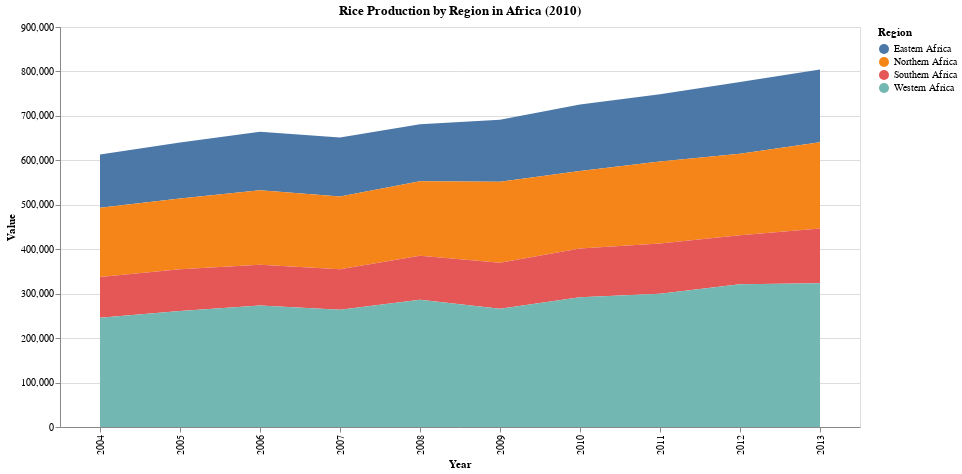

Notebook code for this chart:
### Markdown cell above
**Rice Production by Region in Africa (2010)**

### Code cell
# Aggregate the data by Region and Year
region_yearly_production = merged_df.groupby(['Region', 'Year'])['Value'].sum().reset_index()

# Create the area chart with Altair
chart = alt.Chart(region_yearly_production).mark_area().encode(
    x='Year:O',
    y='Value:Q',
    color='Region:N',
    tooltip=['Region', 'Year', 'Value']
).properties(
    title='Rice Production by Region in Africa (2010)',
    width=800,
    height=400
)

# Display the chart
chart.display()

### Figure 1 — Vega-Lite specification as saved in the notebook (floating-point values rounded to 4 significant figures)
{"config": {"view": {"continuousWidth": 300, "continuousHeight": 300}}, "data": {"name": "data-afd5252ea3e51350af700b48d5592172"}, "mark": {"type": "area"}, "encoding": {"color": {"field": "Region", "type": "nominal"}, "tooltip": [{"field": "Region", "type": "nominal"}, {"field": "Year", "type": "quantitative"}, {"field": "Value", "type": "quantitative"}], "x": {"field": "Year", "type": "ordinal"}, "y": {"field": "Value", "type": "quantitative"}}, "height": 400, "title": "Rice Production by Region in Africa (2010)", "width": 800, "$schema": "https://vega.github.io/schema/vega-lite/v5.17.0.json", "datasets": {"data-afd5252ea3e51350af700b48d5592172": [{"Region": "Eastern Africa", "Year": 2004, "Value": 119315}, {"Region": "Eastern Africa", "Year": 2005, "Value": 126158}, {"Region": "Eastern Africa", "Year": 2006, "Value": 131685}, {"Region": "Eastern Africa", "Year": 2007, "Value": 132835}, {"Region": "Eastern Africa", "Year": 2008, "Value": 127999}, {"Region": "Eastern Africa", "Year": 2009, "Value": 139706}, {"Region": "Eastern Africa", "Year": 2010, "Value": 149634}, {"Region": "Eastern Africa", "Year": 2011, "Value": 151277}, {"Region": "Eastern Africa", "Year": 2012, "Value": 161001}, {"Region": "Eastern Africa", "Year": 2013, "Value": 163490}, {"Region": "Northern Africa", "Year": 2004, "Value": 155918}, {"Region": "Northern Africa", "Year": 2005, "Value": 159047}, {"Region": "Northern Africa", "Year": 2006, "Value": 167724}, {"Region": "Northern Africa", "Year": 2007, "Value": 163201}, {"Region": "Northern Africa", "Year": 2008, "Value": 167582}, {"Region": "Northern Africa", "Year": 2009, "Value": 182058}, {"Region": "Northern Africa", "Year": 2010, "Value": 174712}, {"Region": "Northern Africa", "Year": 2011, "Value": 184182}, {"Region": "Northern Africa", "Year": 2012, "Value": 183463}, {"Region": "Northern Africa", "Year": 2013, "Value": 194379}, {"Region": "Southern Africa", "Year": 2004, "Value": 92081}, {"Region": "Southern Africa", "Year": 2005, "Value": 94295}, {"Region": "Southern Africa", "Year": 2006, "Value": 91463}, {"Region": "Southern Africa", "Year": 2007, "Value": 91396}, {"Region": "Southern Africa", "Year": 2008, "Value": 99125}, {"Region": "Southern Africa", "Year": 2009, "Value": 103877}, {"Region": "Southern Africa", "Year": 2010, "Value": 109432}, {"Region": "Southern Africa", "Year": 2011, "Value": 113380}, {"Region": "Southern Africa", "Year": 2012, "Value": 110568}, {"Region": "Southern Africa", "Year": 2013, "Value": 123164}, {"Region": "Western Africa", "Year": 2004, "Value": 245565}, {"Region": "Western Africa", "Year": 2005, "Value": 260790}, {"Region": "Western Africa", "Year": 2006, "Value": 273357}, {"Region": "Western Africa", "Year": 2007, "Value": 263775}, {"Region": "Western Africa", "Year": 2008, "Value": 286463}, {"Region": "Western Africa", "Year": 2009, "Value": 265806}, {"Region": "Western Africa", "Year": 2010, "Value": 292048}, {"Region": "Western Africa", "Year": 2011, "Value": 299705}, {"Region": "Western Africa", "Year": 2012, "Value": 320979}, {"Region": "Western Africa", "Year": 2013, "Value": 323376}]}}
